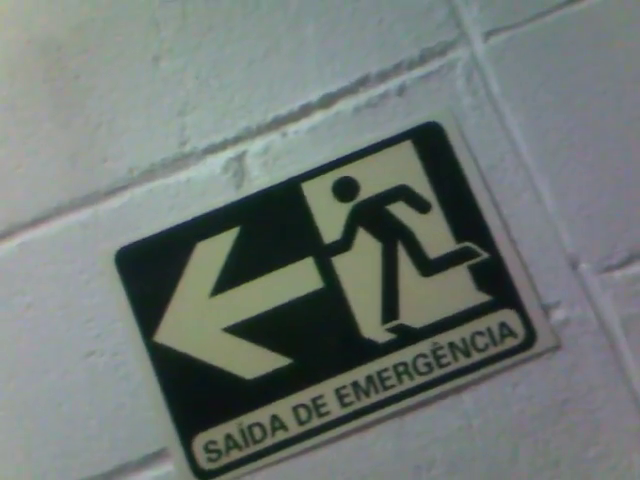
#> input picture frame 72 of HW2/input/video2.mp4, 640 x 480 px, given in place of p2-1-1.avi, which was not available
$ python video-stabilization.py   (older library calls are emulated)
#> lines starting #> are read from the running program, lines starting #| are printed output that depends on the picture; pictures that were not available may be replaced by others from this repository, and a replacement may not be noted
import cv2
import numpy as np
import matching
import transformation
import time

def load_video(file_name = 'input/p2-1-1.mp4', fps = 30, original_fps = 30):
#> called with file_name = 'input/p2-1-1.avi', fps = 10, original_fps = 30
    if fps > original_fps or fps < 1:
        exit('Error: not valid frames per second')
    vidcap = cv2.VideoCapture(file_name)
    cnt = 0
    video = []
    video_grayscale = []
    success, img = vidcap.read()
#> img is the input picture: shape (480, 640, 3); mean B, G, R 117, 120.5, 112.3
    factor_fps = original_fps // fps
    while success:
        if cnt % factor_fps == 0:
            video.append(img)
            img = cv2.cvtColor(img, cv2.COLOR_BGR2GRAY)
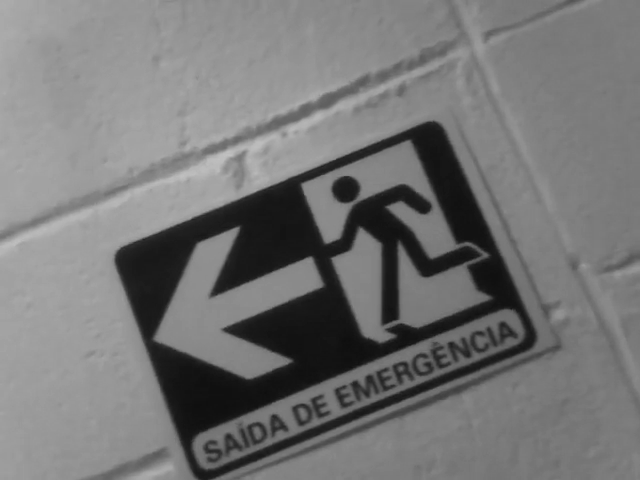
#> img: shape (480, 640); min 14, max 193, mean 117.6
            video_grayscale.append(img)
        cnt += 1
        success, img = vidcap.read()
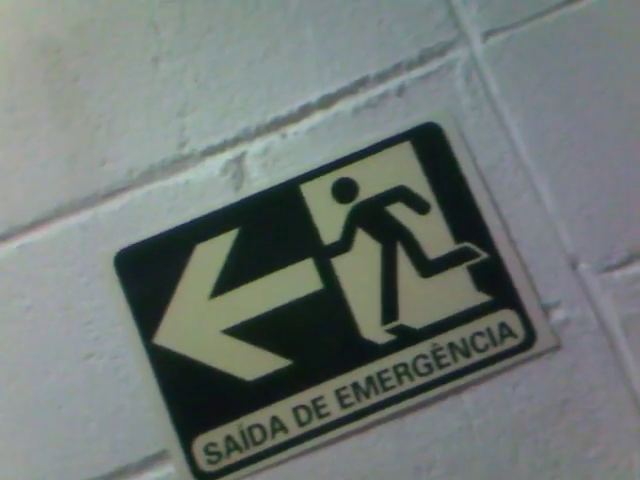
#> input picture frame 73 of HW2/input/video2.mp4, 640 x 480 px, given in place of p2-1-1.avi, which was not available
#> img is the input picture: shape (480, 640, 3); mean B, G, R 117.1, 120.4, 112.4
    return video, video_grayscale


# [164 lines left out: functions apply_kpt_transformation, apply_transformation, save_video, joint_video, clean_keypoints, stabilize, not called in this run]

if __name__ == '__main__':
    frame_per_sec = 10
    file_name = 'p2-1-1'

    #parameters to set
    transformat = 'affine'      #projective or affine
    ransac_S = 200              #36, 100, 200
    match_dist_metr = 'cosine'  #cosine, l2-norm
    orb_thr = 30                #30
    orb_N = 8                   #8, 12
    orb_nms = False             #True, False
    methadata = transformat + '_' + str(ransac_S) + '_' + match_dist_metr + '_' + str(orb_thr) + '_' + str(orb_N) +'_' + str(orb_nms) + '_'

    #set filenames for output videos
    load_filename = 'input/' + file_name  + '.avi'
    original_save_filename = 'output/' + file_name + '_original.avi'
    stabilized_save_filename = 'output/' + methadata + file_name + '_stabilized.avi'
    joint_file_name = 'output/' + methadata + file_name + '_joint.avi'
    kpt_file_name = 'output/' + methadata + file_name + '_keypoints.avi'

    #read video
    video, video_grayscale = load_video(load_filename, fps = frame_per_sec) #original video has 30
    save_video(video, original_save_filename, fps = frame_per_sec)
    print('Video has ', len(video), 'frames')

    #stabilize video
    video, video_kpt = stabilize(video, video_grayscale, transformat, file_name, ransac_S, match_dist_metr, orb_thr, orb_N, orb_nms, methadata = methadata)
    save_video(video, stabilized_save_filename, fps = frame_per_sec)

    #outputs side to side video
    joint_video(original_save_filename, stabilized_save_filename, joint_file_name, frame_per_sec)
    save_video(video_kpt, kpt_file_name, fps = frame_per_sec)

$ run again, starting later in the video
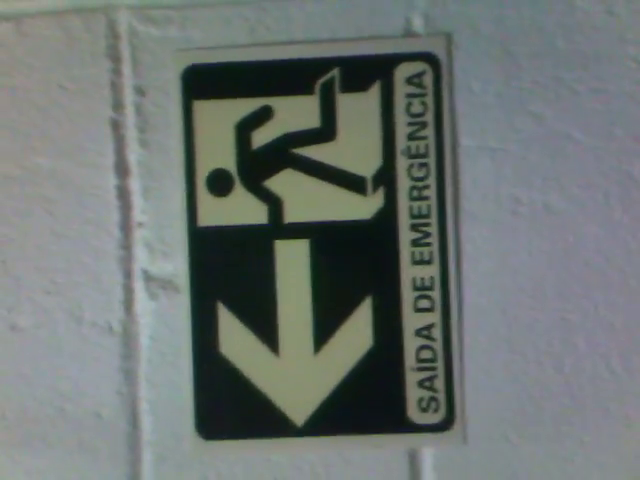
#> input picture frame 325 of HW2/input/video2.mp4, 640 x 480 px, given in place of p2-1-1.avi, which was not available
#> in load_video, img is the input picture: shape (480, 640, 3); mean B, G, R 113, 115.6, 108.3
#> in load_video, `img = cv2.cvtColor(img, cv2.COLOR_BGR2GRAY)`:
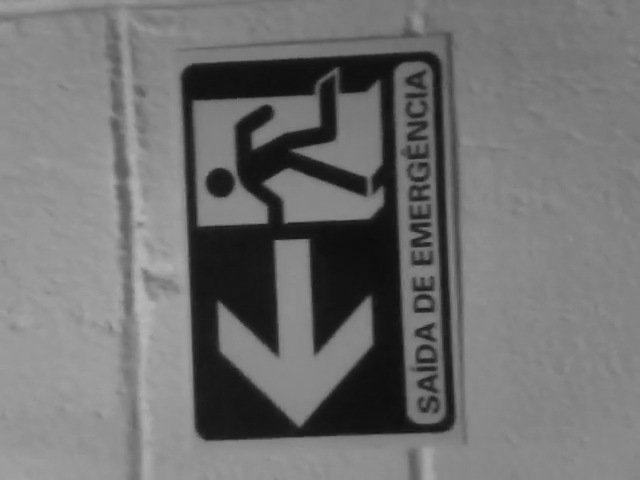
#> img: shape (480, 640); min 12, max 184, mean 113.1
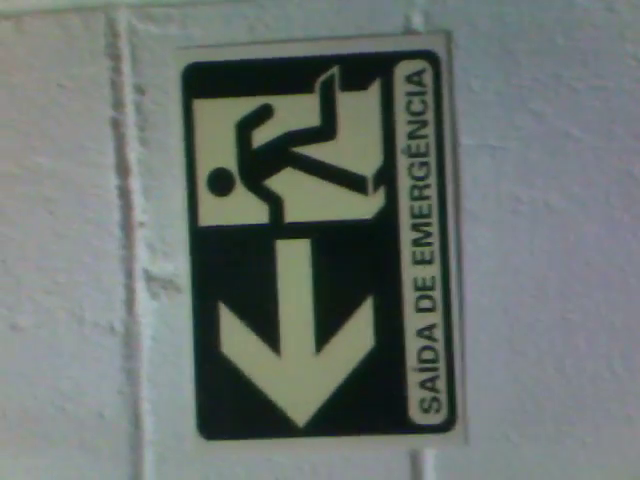
#> input picture frame 326 of HW2/input/video2.mp4, 640 x 480 px, given in place of p2-1-1.avi, which was not available
#> in load_video, img is the input picture: shape (480, 640, 3); mean B, G, R 112.2, 115.8, 107.6

$ run again, starting later in the video
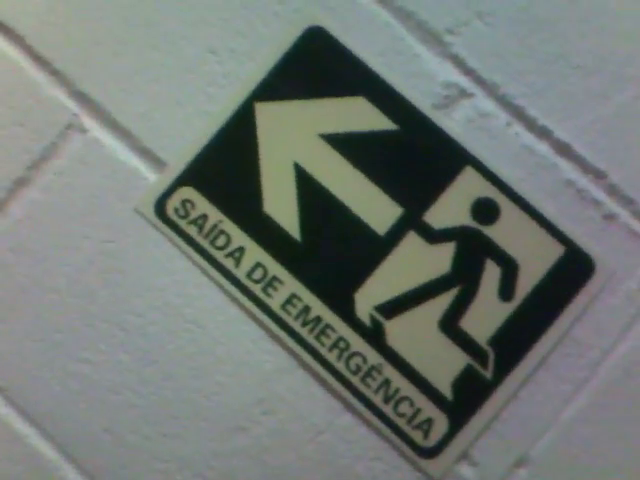
#> input picture frame 578 of HW2/input/video2.mp4, 640 x 480 px, given in place of p2-1-1.avi, which was not available
#> in load_video, img is the input picture: shape (480, 640, 3); mean B, G, R 114.2, 119.2, 111.8
#> in load_video, `img = cv2.cvtColor(img, cv2.COLOR_BGR2GRAY)`:
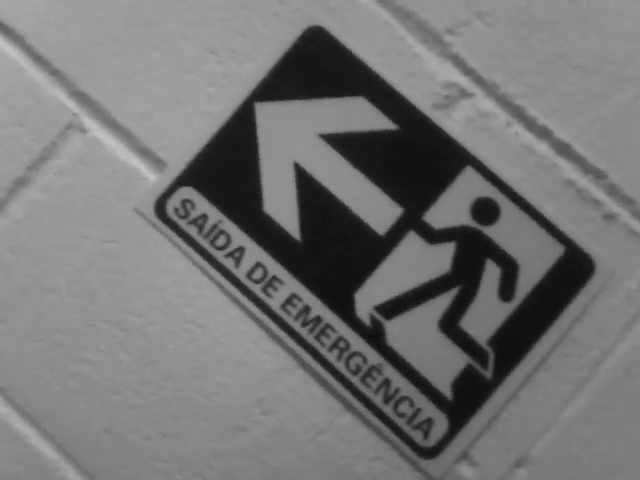
#> img: shape (480, 640); min 15, max 195, mean 116.4
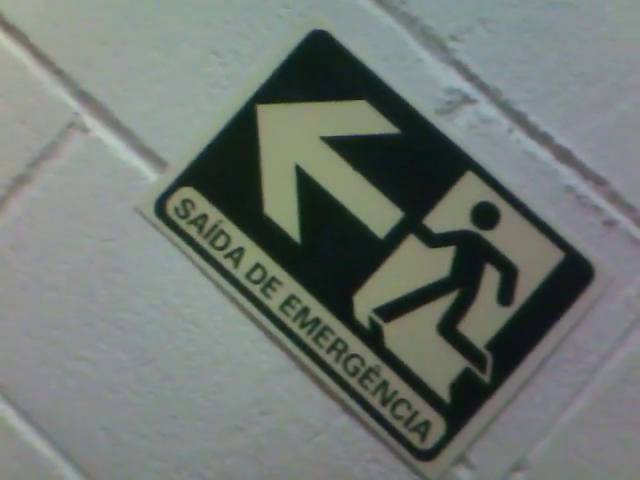
#> input picture frame 579 of HW2/input/video2.mp4, 640 x 480 px, given in place of p2-1-1.avi, which was not available
#> in load_video, img is the input picture: shape (480, 640, 3); mean B, G, R 114.7, 119.7, 112.4
